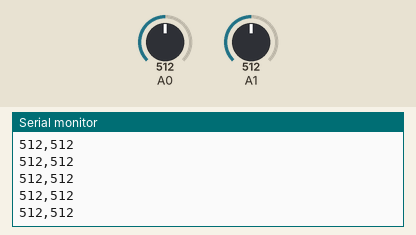
This sketch was run on a simulated Arduino Uno, built with avr-gcc and run on an emulated ATmega328P. On the bench: the last lines printed to the serial monitor. The test bench sets the inputs (shaded band); at power-on: A0 = 512, A1 = 512.

Above: at 1.2 s.
1.3 s: A0 set to 716
At 2.1 s:
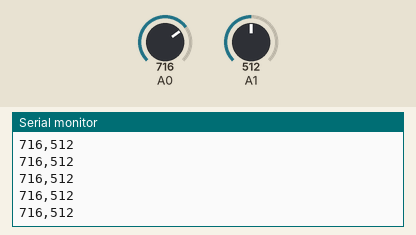
4.3 s: A1 set to 716
At 5.3 s:
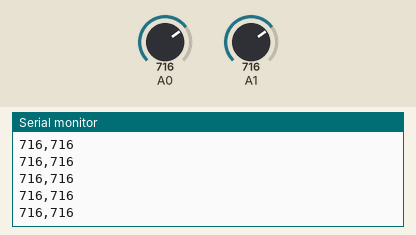
5.8 s: A0 set to 900
At 6.4 s:
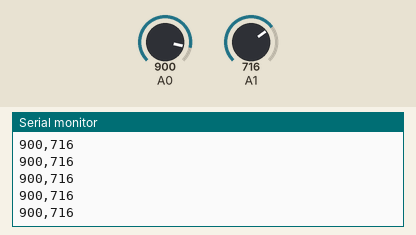
7.3 s: A1 set to 900
At 7.9 s:
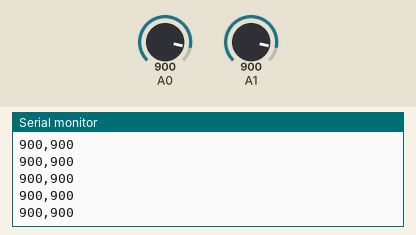
Timing chart, 0 to 9.8 s (numbered marks = the images above; inputs shaded):
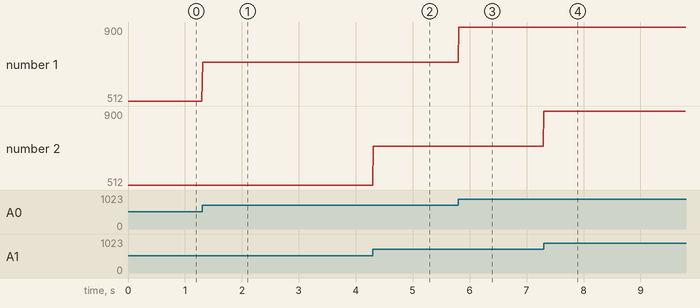

Measured:
- after the input at 1.3 s, the serial monitor: prints a new line at once (image 1)
- after the input at 4.3 s, the serial monitor: prints a new line at once (image 2)
- after the input at 5.8 s, the serial monitor: prints a new line at once (image 3)
- after the input at 7.3 s, the serial monitor: prints a new line at once (image 4)
- plotted number 1: 512 → 716 after the input at 1.3 s, 716 → 900 after the input at 5.8 s

The sketch:

ArduinoLightSensortoProcessing.ino
```cpp
int sensorValue0;
int sensorValue1;
int sensor0Low = 1023;
int sensor1Low = 1023;
int sensor0High = 0;
int sensor1High = 0;

void setup() {
  // initialize the serial communication:
  Serial.begin(9600);

   //calibrate sensors for five seconds
//  while (millis() < 5000) {
//
//    sensorValue0 = analogRead(A0);
//    sensorValue1 = analogRead(A1);
//
//    if (sensorValue0 > sensor0High){
//      sensor0High = sensorValue0;
//    }
//    if (sensorValue0 < sensor0Low){
//      sensor0Low = sensorValue0;
//    }
//    if (sensorValue1 > sensor1High){
//      sensor1High = sensorValue1;
//    }
//    if (sensorValue1 < sensor1Low){
//      sensor1Low = sensorValue1;
//    }
//  }
}

void loop() {
  sensorValue0 = analogRead(A0);
  sensorValue1 = analogRead(A1);
  Serial.print(sensorValue0);
  Serial.print(",");
  Serial.println(sensorValue1);

  delay(10);
}
```
